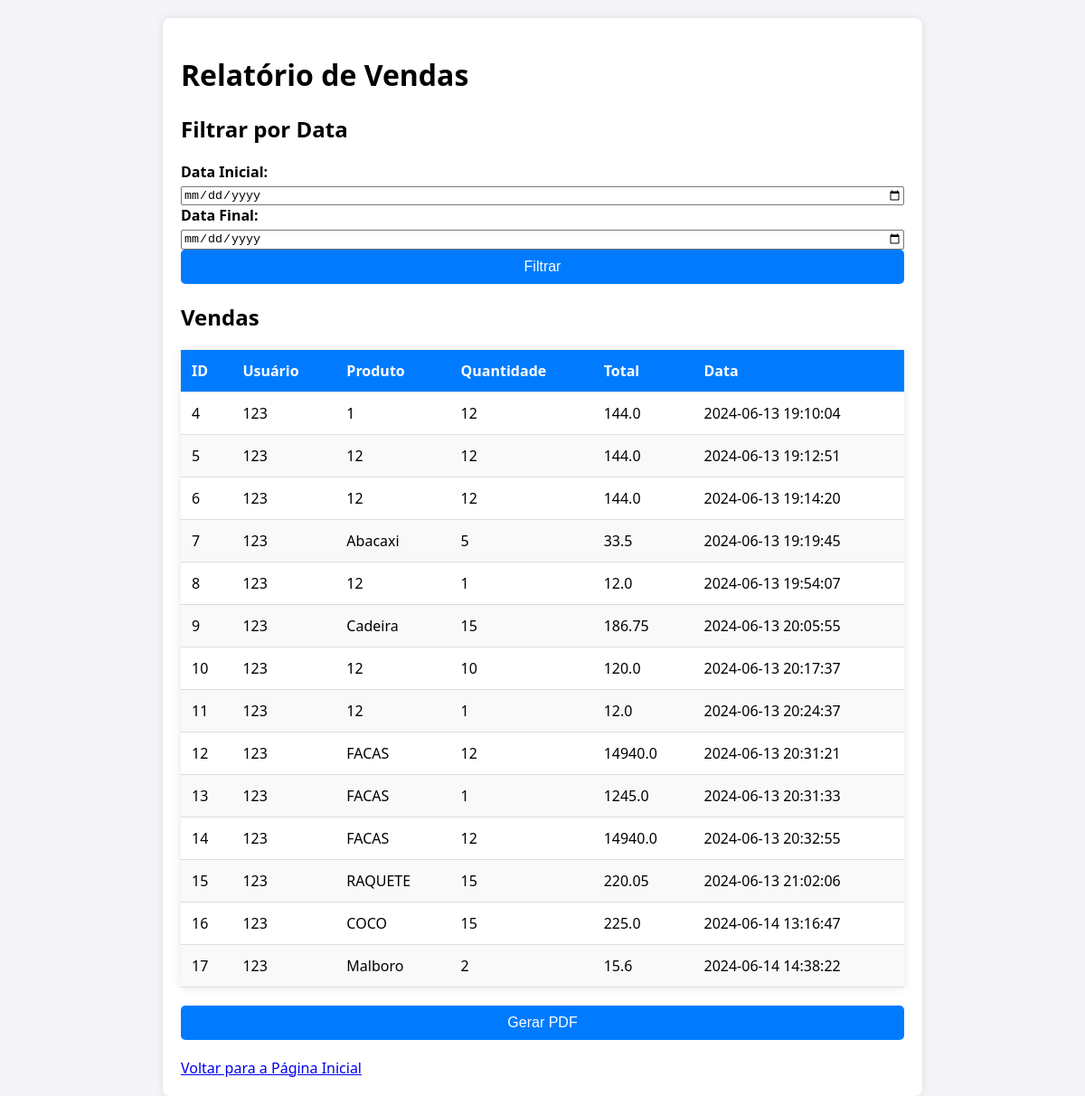
The page /generate_report (signed in) on the database its author committed.
### tables this page shows
CREATE TABLE sales (
            id INTEGER PRIMARY KEY AUTOINCREMENT,
            user_id INTEGER NOT NULL,
            product_id INTEGER NOT NULL,
            quantity INTEGER NOT NULL,
            total REAL NOT NULL,
            timestamp DATETIME DEFAULT CURRENT_TIMESTAMP,
            FOREIGN KEY (user_id) REFERENCES users(id),
            FOREIGN KEY (product_id) REFERENCES products(id)
        );

CREATE TABLE users (
            id INTEGER PRIMARY KEY AUTOINCREMENT,
            username TEXT NOT NULL UNIQUE,
            password TEXT NOT NULL
        );

CREATE TABLE products (
            id INTEGER PRIMARY KEY AUTOINCREMENT,
            name TEXT NOT NULL,
            price REAL NOT NULL,
            stock INTEGER NOT NULL
        , active BOOLEAN DEFAULT TRUE);

### app.py (the view)
@app.route('/generate_report')
def generate_report():
    if 'user_id' not in session:
        return redirect(url_for('login'))
    start_date = request.args.get('start_date')
    end_date = request.args.get('end_date')
    conn = sqlite3.connect('database.db')
    cursor = conn.cursor()
    if start_date and end_date:
        cursor.execute('''
            SELECT sales.id, users.username, products.name, sales.quantity, sales.total, sales.timestamp
            FROM sales
            JOIN users ON sales.user_id = users.id
            JOIN products ON sales.product_id = products.id
            WHERE DATE(sales.timestamp) BETWEEN ? AND ?
        ''', (start_date, end_date))
    else:
        cursor.execute('''
            SELECT sales.id, users.username, products.name, sales.quantity, sales.total, sales.timestamp
            FROM sales
            JOIN users ON sales.user_id = users.id
            JOIN products ON sales.product_id = products.id
        ''')
    sales = cursor.fetchall()
    conn.close()
    return render_template('report.html', sales=sales)

### templates/report.html (shortened to what this page needs)
<!DOCTYPE html>
<html lang="pt-BR">
<head>
    <link rel="stylesheet" href="{{ url_for('static', filename='styles.css') }}">
</head>
<body>
    <div class="container">
        <h1>Relatório de Vendas</h1>
          <section>
            <h2>Filtrar por Data</h2>
            <form action="{{ url_for('generate_report') }}" method="GET">
                <label for="start_date">Data Inicial:</label>
                <input type="date" id="start_date" name="start_date">
                <label for="end_date">Data Final:</label>
                <input type="date" id="end_date" name="end_date">
                <button type="submit">Filtrar</button>
            </form>
        </section>
        <section>
            <h2>Vendas</h2>
            <table>
                <thead>
                    <tr>
                        <th>ID</th>
                        <th>Usuário</th>
                        <th>Produto</th>
                        <th>Quantidade</th>
                        <th>Total</th>
                        <th>Data</th>
                    </tr>
                </thead>
                <tbody>
                    {% for sale in sales %}
                    <tr>
                        <td>{{ sale[0] }}</td>
                        <td>{{ sale[1] }}</td>
                        <td>{{ sale[2] }}</td>
                        <td>{{ sale[3] }}</td>
                        <td>{{ sale[4] }}</td>
                        <td>{{ sale[5] }}</td>
                    </tr>
                    {% endfor %}
                </tbody>
            </table>
        </section>
        <section>
            <form action="{{ url_for('generate_report_pdf') }}" method="GET" target="_blank">
                <button type="submit">Gerar PDF</button>
            </form>
        </section>
        <section>
            <a href="{{ url_for('index') }}">Voltar para a Página Inicial</a>
        </section>
    </div>
</body>
</html>

### static/styles.css (style rules this page uses)
body { font-family: 'Segoe UI', Tahoma, Geneva, Verdana, sans-serif; background-color: #f4f4f9; margin: 0; padding: 0; display: flex; justify-content: center; align-items: center; flex-direction: column; min-height: 100vh; }
.container { background-color: #fff; padding: 20px; border-radius: 8px; box-shadow: 0 0 10px rgba(0, 0, 0, 0.1); margin-top: 20px; width: 90%; max-width: 800px; }
h2 { font-size: 1.5rem; margin-bottom: 20px; }
table { width: 100%; border-collapse: collapse; margin-bottom: 20px; box-shadow: 0 0 10px rgba(0, 0, 0, 0.1); }
thead { background-color: #007bff; color: #fff; }
th, td { padding: 12px; text-align: left; border-bottom: 1px solid #ddd; }
tr:nth-child(even) { background-color: #f9f9f9; }
form { width: 100%; max-width: 800px; margin-bottom: 20px; display: flex; flex-direction: column; }
label { margin-bottom: 5px; font-weight: bold; }
button { padding: 10px 20px; background-color: #007bff; color: #fff; border: none; border-radius: 5px; font-size: 1rem; cursor: pointer; transition: background-color 0.3s; }

### rows shown on the page
sales: id "4", username "123", name "1", quantity "12", total "144.0", timestamp "2024-06-13 19:10:04"
sales: id "5", username "123", name "12", quantity "12", total "144.0", timestamp "2024-06-13 19:12:51"
sales: id "6", username "123", name "12", quantity "12", total "144.0", timestamp "2024-06-13 19:14:20"
sales: id "7", username "123", name "Abacaxi", quantity "5", total "33.5", timestamp "2024-06-13 19:19:45"
sales: id "8", username "123", name "12", quantity "1", total "12.0", timestamp "2024-06-13 19:54:07"
sales: id "9", username "123", name "Cadeira", quantity "15", total "186.75", timestamp "2024-06-13 20:05:55"
sales: id "10", username "123", name "12", quantity "10", total "120.0", timestamp "2024-06-13 20:17:37"
sales: id "11", username "123", name "12", quantity "1", total "12.0", timestamp "2024-06-13 20:24:37"
sales: id "12", username "123", name "FACAS", quantity "12", total "14940.0", timestamp "2024-06-13 20:31:21"
sales: id "13", username "123", name "FACAS", quantity "1", total "1245.0", timestamp "2024-06-13 20:31:33"
sales: id "14", username "123", name "FACAS", quantity "12", total "14940.0", timestamp "2024-06-13 20:32:55"
sales: id "15", username "123", name "RAQUETE", quantity "15", total "220.05", timestamp "2024-06-13 21:02:06"
sales: id "16", username "123", name "COCO", quantity "15", total "225.0", timestamp "2024-06-14 13:16:47"
sales: id "17", username "123", name "Malboro", quantity "2", total "15.6", timestamp "2024-06-14 14:38:22"
